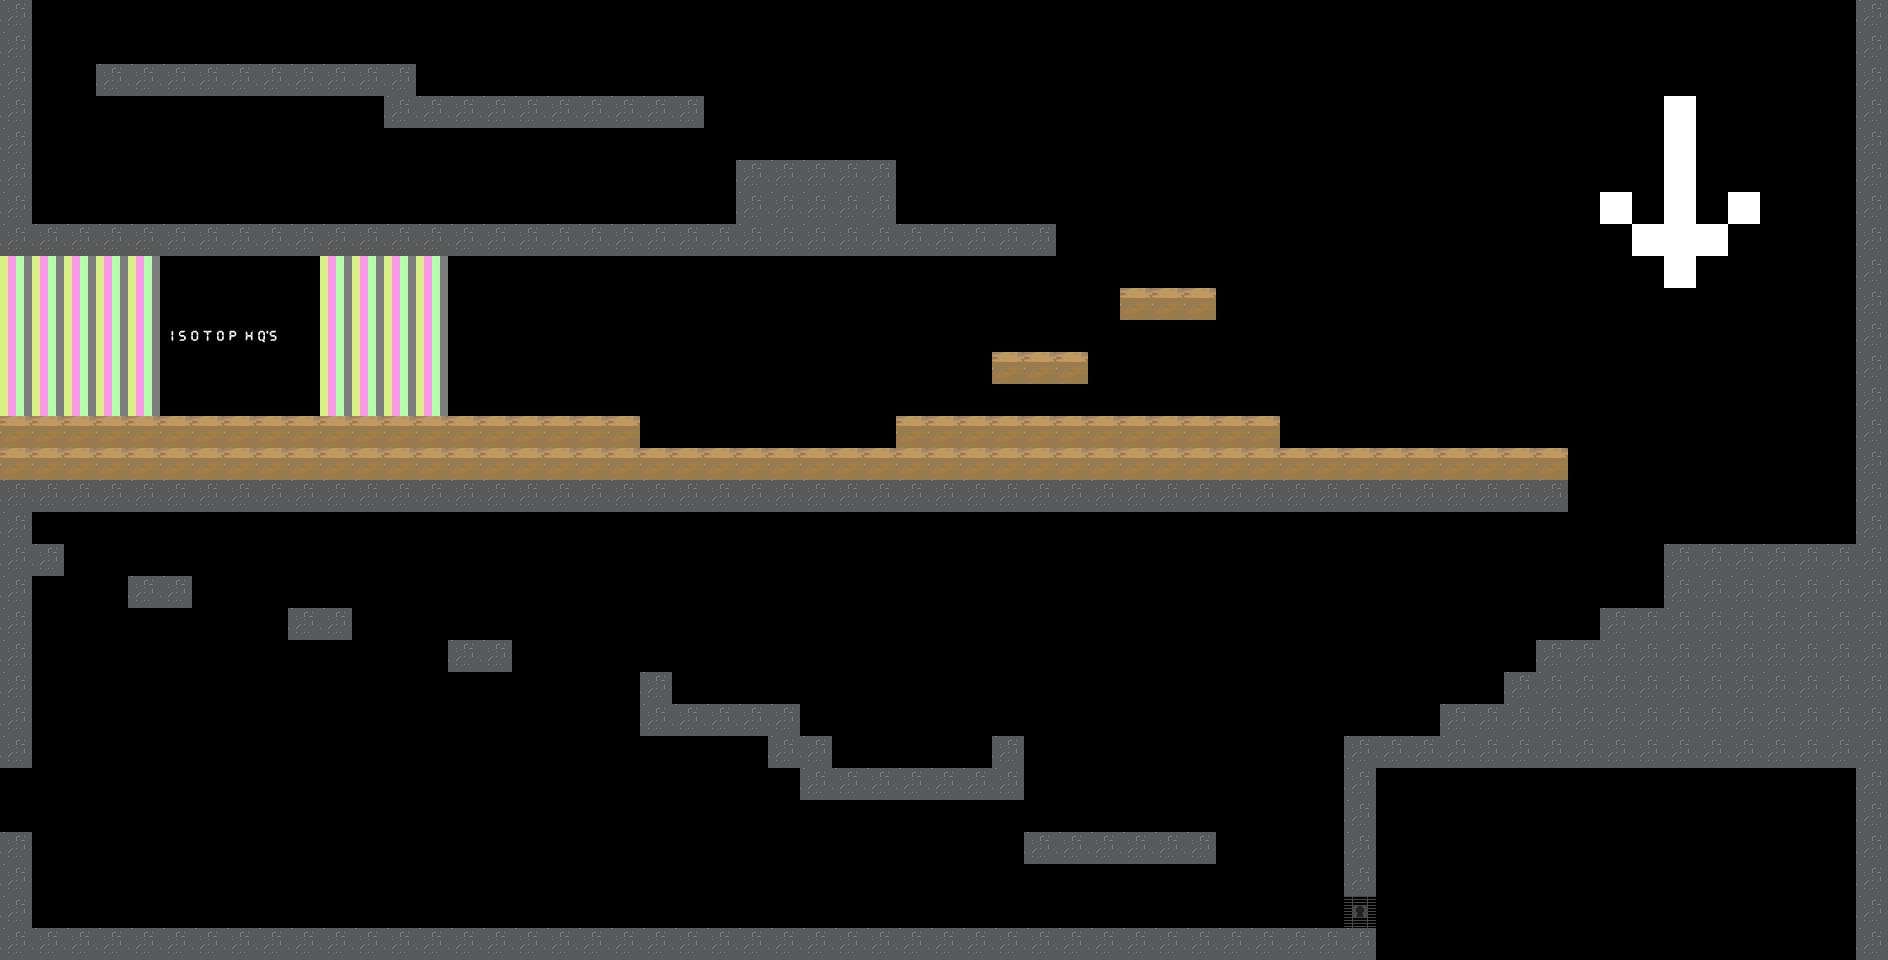

This game map was drawn from its Tiled (.tmx) file and the tilesets committed beside it. A one-line description and the trimmed map source follow:
An orthogonal 59x30 tile map with 32x32 px tiles, 2 tile layers (bg, stage), 2 tilesets and 21 objects.

<map version="1.0" orientation="orthogonal" width="59" height="30" tilewidth="32" tileheight="32">
 <tileset firstgid="1" name="tileset" tilewidth="32" tileheight="32">
  <image source="../gfx/tileset.png" width="320" height="64" />
 </tileset>
 <tileset firstgid="21" name="hq" tilewidth="106" tileheight="13">
  <image source="../gfx/hq.png" width="106" height="13" />
 </tileset>
 <layer name="bg" width="59" height="30">
  <data>[1770 cells, 50 non-empty, 2 distinct tile ids]</data>
 </layer>
 <layer name="stage" width="59" height="30">
  <data>[1770 cells, 403 non-empty, 8 distinct tile ids]</data>
 </layer>
 <objectgroup color="#ff0000" name="mobs" width="59" height="30">
  <object x="485" y="386" width="22" height="21" />
  <object x="197" y="196" width="22" height="23" />
  <object x="519" y="198" width="19" height="19" />
  <object x="966" y="195" width="16" height="16" />
  <object x="134" y="871" width="9" height="12" />
  <object x="331" y="873" width="9" height="8" />
  <object x="554" y="873" width="14" height="13" />
  <object x="842" y="871" width="7" height="10" />
  <object x="1106" y="878" width="6" height="6" />
  <object x="717" y="655" width="5" height="7" />
 </objectgroup>
 <objectgroup color="#aaff00" name="pows" width="59" height="30">
  <object x="98" y="33" width="28" height="18" />
  <object x="298" y="396" width="13" height="11" />
  <object x="712" y="425" width="12" height="11" />
  <object x="1202" y="266" height="11" />
  <object x="364" y="197" width="9" height="15" />
  <object x="1554" y="617" height="7" />
  <object x="1171" y="905" height="9" />
  <object x="651" y="646" width="8" height="5" />
  <object x="239" y="906" width="9" height="10" />
  <object x="10" y="808" width="12" height="13" />
  <object x="44" y="522" width="6" height="6" />
 </objectgroup>
</map>